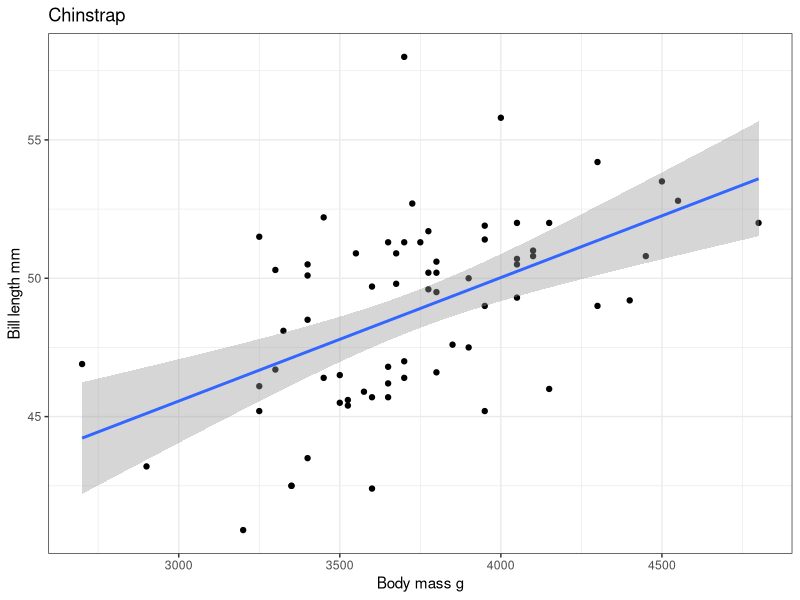
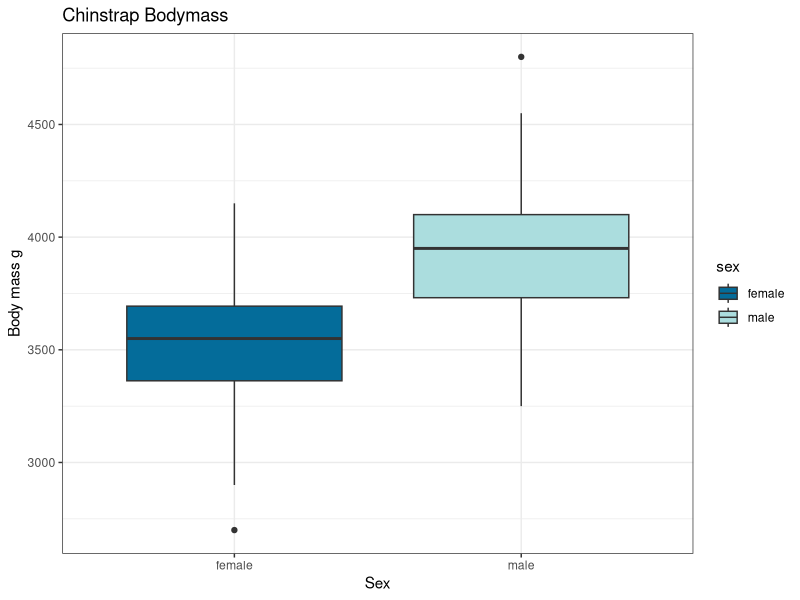

Reproduce these figures in R, in order. (Note: this script raises an error after producing the figures.)
#silly little code
library(palmerpenguins)
library(tidyverse)

View(penguins)

penguins |> 
  filter(species == "Chinstrap") |> 
  ggplot(aes(x = body_mass_g, y = bill_length_mm)) +
  geom_point() +
  geom_smooth(method = "lm") +
  labs(x = "Body mass g", y = "Bill length mm", title = "Chinstrap") +
  theme_bw()

penguins |> 
  filter(species == "Chinstrap") |> 
  ggplot(aes(x = sex, y = body_mass_g, fill = sex)) +
  geom_boxplot() +
  labs(x = "Sex", y = "Body mass g", title = "Chinstrap Bodymass") +
  theme_bw() +
  scale_fill_manual(values = c("#046C9A", "#ABDDDE"))

#adding correlation test 
cor.test(penguins$body_mass, penguins$bill_len, method = "pearson")
